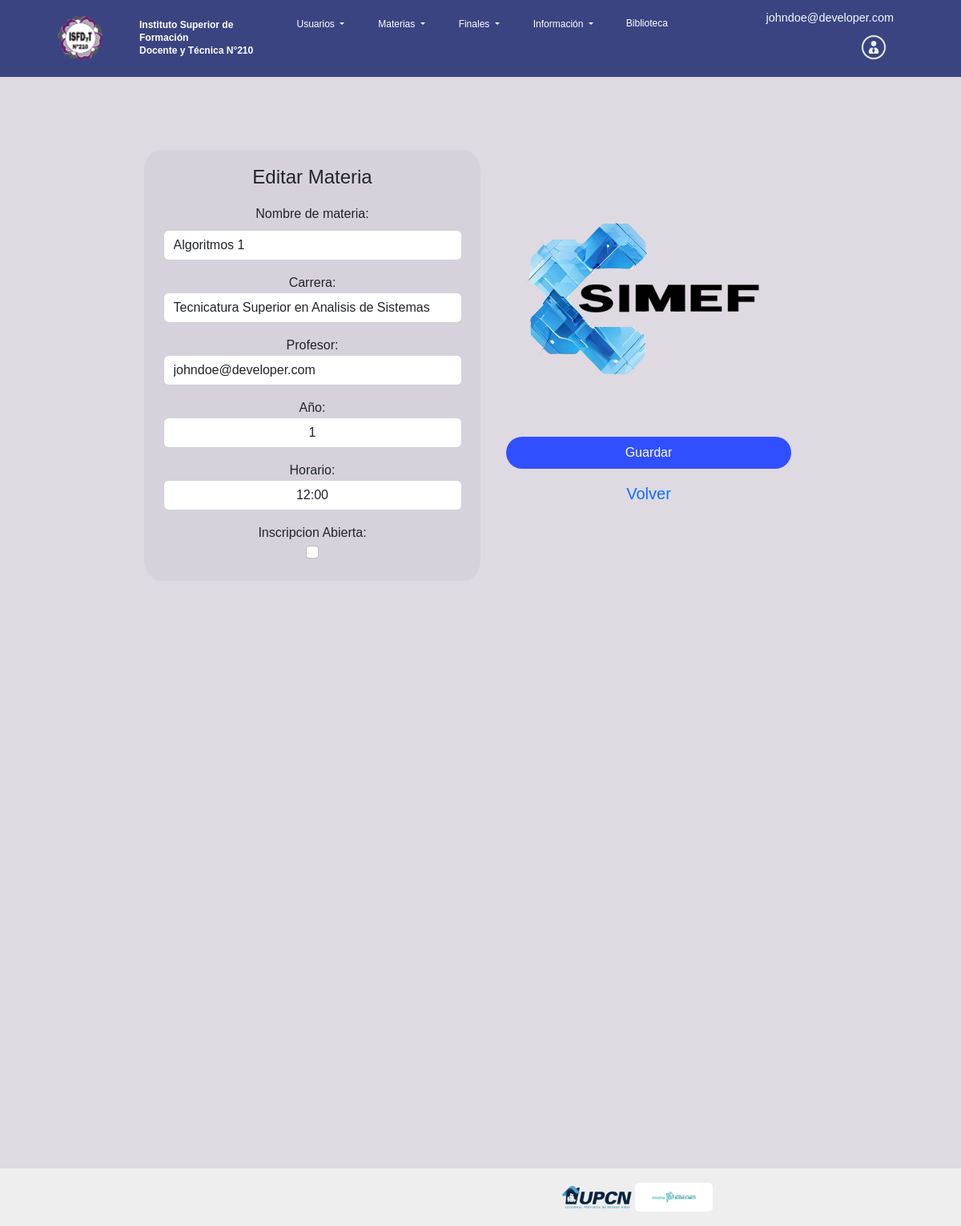
Page /editar_materia/1/ (signed in) on the committed database.
### inscripcionFinales/models.py (models this page shows, shortened)
class Usuario(AbstractBaseUser,PermissionsMixin):
    email = models.EmailField('email', max_length=254, unique = True)
    username = models.CharField('username',unique = True,null = True, max_length=100, blank=False)
    nombre_completo = models.CharField('nombre_completo', max_length=200, null=True, blank=True)
    fecha_nac = models.DateField('fecha_nac', null=True, blank=True)
    dni = models.IntegerField('dni',unique = True, null= True, blank=True)
    direccion = models.CharField('direccion', max_length=50, null=True, blank=True)
    localidad = models.CharField('localidad', max_length=50, null=True, blank=True)
    ciudad = models.CharField('ciudad', max_length=100, null=True, blank=True)
    nacionalidad = models.CharField('nacionalidad',max_length=50, null=True, blank=True)
    telefono_1 = models.IntegerField('telefono_1', null=True, blank=True)
    telefono_2 = models.IntegerField('telefono_2', null=True, blank=True)
    estado_civil=models.CharField('estado_civil', choices=ESTADO_CIVIL_CHOICES,max_length=50, null=True, blank=True)
    sexo=models.CharField('sexo',choices=SEXO_CHOICES,max_length=10, null=True, blank=True)
    imagen = models.ImageField('imagenPerfil', upload_to='perfil/', max_length=200, null=True, blank=True)
    is_admin = models.BooleanField('is_admin', default=False)
    is_superuser = models.BooleanField('is_superuser', default=False)
    is_active = models.BooleanField(default = True)
    is_staff = models.BooleanField(default = False)
    carrera = models.ManyToManyField('Carrera',blank=True)
    Estudiante = 'Estudiante'
    Preceptor = 'Preceptor'
    Profesor = 'Profesor'
    Directivo = 'Directivo'
    Administrador = 'Administrador'
    Bibliotecario = 'Bibliotecario'
    ROL_CHOICES = (
        (Directivo, 'Directivo'),
        (Preceptor, 'Preceptor'),
        (Profesor, 'Profesor'),
        (Estudiante, 'Estudiante'),
        (Administrador, 'Administrador'),
        (Bibliotecario, 'Bibliotecario'),
     )
    rol = models.CharField(max_length=20, choices=ROL_CHOICES, default=Estudiante)
    objects = UsuarioManager()
    USERNAME_FIELD = 'email'
    REQUIRED_FIELDS = ['password']
    def __str__(self):
        if self.nombre_completo:
            return self.nombre_completo
        else:
            return self.email

class Materia(models.Model):
    nombre_materia = models.CharField('nombre_materia', max_length=50)
    carrera = models.ForeignKey('Carrera',on_delete=models.CASCADE,null=True)
    profesor = models.ForeignKey('Usuario',on_delete=models.CASCADE,null=True)
    inscripcionAbierta = models.BooleanField(default=False)
    Inicio = '12:00'
    Inicio1 = '14:00'
    Inicio2 = '16:00'
    Inicio3 = '18:00'
    Inicio4 = '20:00'
    HORARIO_CHOICES = (
        ('12:00', '12:00'),
        ('14:00', '14:00'),
        ('16:00', '16:00'),
        ('18:00', '18:00'),
        ('20:00', '20:00')
        )
    Horario=models.CharField(max_length=22, choices=HORARIO_CHOICES, default='12:00')
    ANIO_CHOICES = (
        (1, '1'),
        (2, '2'),
        (3, '3'),
        (4, '4'),
     )
    anio=models.IntegerField(choices=ANIO_CHOICES, default=1)
    DIA_CHOICES = (
        ('Lunes', 'Lunes'),
        ('Martes', 'Martes'),
        ('Miércoles', 'Miércoles'),
        ('Jueves', 'Jueves'),
        ('Viernes', 'Viernes'),
    )
    dia = models.CharField(max_length=20, choices=DIA_CHOICES, default='Lunes')

### inscripcionFinales/views.py (the view)
# urls.py: path('editar_materia/<int:id>/', login_required(editar_materia), name='editar_materia'),
def editar_materia(request, id):
    materia = get_object_or_404(Materia, id=id)
    if request.method == 'POST':
        form = MateriaForm(request.POST, instance=materia)
        if form.is_valid():
            form.save()
            return redirect('exito_cambios_materia')
    else:
        form = MateriaForm(instance=materia)
        return render(request, 'materias/editar_materia.html', {'form': form})

### inscripcionFinales/forms.py
class MateriaForm(forms.ModelForm):
      class Meta:
        model = Materia
        fields = ['nombre_materia', 'carrera', 'profesor', 'anio', 'Horario','inscripcionAbierta']
        widgets = {
           'nombre_materia': forms.TextInput(attrs={'class':'form-control'}),
           'carrera': forms.Select(attrs={'class':'form-control'}),
           'profesor': forms.Select(attrs={'class':'form-control'}),
           'anio': forms.Select(attrs={'class':'form-control'}),
           'dia': forms.Select(attrs={'class':'form-control'}),
           'Horario': forms.Select(attrs={'class':'form-control'}),
           'inscripcionAbierta': forms.CheckboxInput(attrs={'class':'form-check-input'})
        }
        labels = {
           'nombre_materia': 'Nombre materia',
           'carrera': 'Carrera',
           'profesor': 'Profesor',
           'anio': 'Año',
           'dia' : 'Dia',
           'horario' : 'Horario',
           'inscripcionAbierta': 'Inscripción abierta',
        }

### inscripcionFinales/models.py (called while the page is built)
    def __str__(self):
        return self.nombre_carrera

### inscripcionFinales/templates/materias/editar_materia.html (shortened to what this page needs)
{% extends 'base/base.html' %}
{% block content %}
{% load static %}
    <div id="crear-materia">
        <form method="POST" class="form" style="margin-top: 75px;">
            <div class="edit-rectangulo1">
                <p class = "text-center reg-title">
                    Editar Materia
                <br>
                </p>
                <p class="text-left form-items">
                    <label for="id_nombreDeMateria">Nombre de materia:</label>
                    <br>
                    {{ form.nombre_materia }}
                </p>
                <p class="text-left form-items">
                    <label for="id_carrera">Carrera:</label>
                    <br>
                    {{ form.carrera }}
                </p>
                <p class="text-left form-items">
                    <label for="id_profesor">Profesor:</label>
                    <br>
                    {{ form.profesor }}
                </p>
                <p class="form-left-horario form-items">
                    <label for="id_Año">Año:</label>
                    {{ form.anio }}
                </p>
                <p class="form-left-horario form-items">
                    <label for="id_horario">Horario:</label>
                    {{ form.Horario}}
                </p>
                    <p class="form-left-horario form-items">
                        <label for="id_inscripcionAbierta">Inscripcion Abierta:</label>
                        <div style="text-align: center;">
                        <input type="checkbox" name="inscripcionAbierta" class="form-check-input" id="id_inscripcionAbierta">
                        </div>
                    </p>
                </p><br>
            </div>
        <div class="cp-rectangulo2" style="margin-top: -155px;">
            <div class="logo-registracion only-lt">
                <img src="/static/imagenes/SIMEF.png" style="height: 50%;">
            </div>
            <div class="botones-edituser" style="margin-top:-200px">
                <button type="submit" class="btn btn-blue" >Guardar</button>
                <div id="volver_materias">
                    <a href= "/lista_materias_admin" style="font-size: 20px; text-decoration: none"> Volver </a>
                </div>
            </div>
        </div>
    </div>
{% endblock %}

### inscripcionFinales/templates/base/navbar.html (shortened to what this page needs)
<nav class="navbar  navbar-expand-lg navbar-dark">
  <div class="container-fluid">
    <a class="navbar-brand" href="/">
      <img class="logo-insti" src="/static/imagenes/Logo_i210.png">
    </a>
    <div class="rotulo">
      Instituto Superior de Formación<br>Docente y Técnica N°210
    </div>
    <div class="collapse navbar-collapse" id="navbarNavDropdown">
      <ul class="navbar-nav" style="text-align: right;">
        {% if request.user.is_staff or request.user.is_superuser or request.user.admin %}
          <li class="nav-item">
            <div class="dropdown">
              <button class="btn btn-navbar dropdown-toggle nav-link" type="button" id="dropdownMenuButton1" data-bs-toggle="dropdown" aria-expanded="false" style="text-decoration: none" style="text-align: right">
                Usuarios
              </button>
            </div>
          </li>
        {% endif %}
        {% if user.is_authenticated %}
        <li class="nav-item">
            <div class="dropdown">
              <button class="btn btn-navbar dropdown-toggle nav-link" type="button" id="dropdownMenuButton1" data-bs-toggle="dropdown" aria-expanded="false" style="text-decoration: none" style="text-align: right">
                Materias
              </button>
            </div>
          </li>
          {% endif %}
        {% if user.is_authenticated %}
        <li class="nav-item">
            <div class="dropdown">
              <button class="btn btn-navbar dropdown-toggle nav-link" type="button" id="dropdownMenuButton1" data-bs-toggle="dropdown" aria-expanded="false" style="text-decoration: none" style="text-align: right">
                Finales
              </button>
            </div>
          </li>
          {% endif %}
          {% if user.is_authenticated %}
          <li class="nav-item">
            <div class="dropdown">
              <button class="btn btn-navbar dropdown-toggle nav-link" type="button" id="dropdownMenuButton1" data-bs-toggle="dropdown" aria-expanded="false" style="text-decoration: none" style="text-align: right">
                Información
              </button>
            </div>
          <li class="nav-item">
            <a class="nav-link" href="#" rel="noopener noreferrer" style="text-decoration: none">Biblioteca</a>
          </li>
            {% endif %}
        {% if not user.is_authenticated %}
          <li class="nav-item">
            <a class="nav-link" href="{% url 'login' %}">
              <img class="icono-nav" src="/static/imagenes/Login.png">
              <span class="nav-user">Login</span>
            </a>
          </li>
        {% else %}
          <li class="nav-item">
          </li>
          <li class="nav-item last-nav-item">
          <li class="nav-item last-nav-item">
            <div class="dropdown">
              <table>
                <tr>
                  <h9 style="color:ghostwhite">{{user.email}}</h9>
                  <button class="btn dropdown mrg-0 only-lt" type="button" data-bs-toggle="dropdown">
                    <a class="nav-link" href="#">
                      {% if request.user.is_staff or request.user.is_superuser or request.user.admin %}
                      <img class="icono-nav" src="/static/imagenes/Perfiladmin.png" alt="Default Image">
                    {% else %}
                      {% if user.imagen %}
                        <img class="icono-nav" src="{{ user.imagen.url }}" alt="User Image">
                      {% else %}
                        <img class="icono-nav" src="/static/imagenes/Perfil.png" alt="Default Image">
                      {% endif %}
                    {% endif %}
                    </a>
                  </button>
                </tr>
                </table>
                </li>
              </ul>
            </div>
        {% endif %}
    </div>
</nav>

### inscripcionFinales/static/style.css (style rules this page uses)
html { box-sizing: border-box; }
input { margin-top: 0.5rem; }
*, *:before, *:after { box-sizing: inherit; }
body { font-family: 'Trebuchet MS', 'Arial', sans-serif; font-style: normal; font-size: 0.65rem; overflow-x: hidden; position: relative; width: 100vw; max-width: 100vw; min-height: 100vh; background-color: #DFD9E1; }
p { margin: 0; padding: 0; }
.navbar { background-color: #3A4481; font-size: 1.2vw; font-weight: 400; padding: 0; }
.container-fluid { display: flex; }
.logo-insti { max-width: 7vh; height: 7vh; margin: 0 2.5vw 0 5vw; padding: 0; }
.rotulo { color: #fff; font-weight: 700; font-size: 2.7vw; line-height: 3.86vw; }
@media (min-width: 568px) { .rotulo { font-size: 1.5vw; line-height: 1.9vw; } }
@media (min-width: 768px) { .rotulo { font-size: 1vw; line-height: 1.3vw; } }
.navbar-nav { flex-grow: 1; }
@media (min-width: 960px) { .navbar-nav li:nth-of-type(1) { margin-left: auto; } }
@media (min-width: 960px) { .navbar-nav li:nth-of-type(6) { margin-left: auto; } }
@media (min-width: 960px) { .navbar-nav li:nth-of-type(7) { margin-right: 2vw; } }
.last-nav-item { margin-right: 5vw; margin-left: auto; }
.mrg-0 { margin: 0; padding: 0; }
.nav-item { padding: 1vw; }
.icono-nav { max-width: 4vw; margin: 0 3vw 0 0; padding: 0; }
@media (min-width:960px) { .icono-nav { margin: 0; max-width: 4vh; } }
.nav-link { color:#fff; font-weight: 400; font-size: 3.2vw; line-height: 2.86vw; }
@media (min-width:768px) { .nav-link { font-size: 2.15vw; line-height: 1.5vw; } }
@media (min-width:960px) { .nav-link { font-size: 1vw; line-height: 1.5vw; } }
.btn-blue { border-radius: 20px; background-color: #304FFE; color: white; height: 2.5rem; margin-top: 1rem; margin-bottom: 1rem; }
.text-center { text-justify: center; }
.reg-title { margin-top: 1rem; font-size: 1.5rem; }
.logo-registracion { height: 1%; }
@media (min-width: 960px) { .logo-registracion { height: 100%; display: grid; justify-content: center; align-items: center; } }
.form { display: flex; justify-content: space-evenly; height: 100%; }
.edit-rectangulo1 { display:grid; width: 80vw; height: 100%; border-radius: 5%; justify-content: center; margin: 1rem 0 1rem 0; background-color: #A19EB721; font-size: 1rem; }
@media (min-width: 960px) { .edit-rectangulo1 { width: 35vw; } }
.botones-edituser { height: 100%; display: grid; grid-template-rows: min-content; }
.cp-rectangulo2 { width: 80vw; height: 100%; display: grid; justify-content: center; grid-auto-rows: 1fr; margin-bottom: 1rem; }
@media (min-width: 960px) { .cp-rectangulo2 { position: sticky; top:20%; width: 35vw; min-height: 50vh; } }
.logo-registracion { display: flex; justify-content: center; align-items: center; margin-bottom: 1rem; }
#volver_materias { display: grid; justify-content: center; text-decoration: none }
.form-items { margin-top: 1rem; text-align: center; }
.form-left-horario { display: flex; flex-direction: column; justify-content: center; }
.form-left-horario label { text-align: center; }
.form-left-horario select { text-align: center; }

### inscripcionFinales/templates/materias/editar_materia.html (style rules this page uses)
html { overflow: hidden; }

### rows in the picture
Usuario: email "johndoe@developer.com"
Materia: nombre_materia "Algoritmos 1", carrera "Tecnicatura Superior en Analisis de Sistemas", profesor "johndoe@developer.com", anio "1", Horario "12:00"
